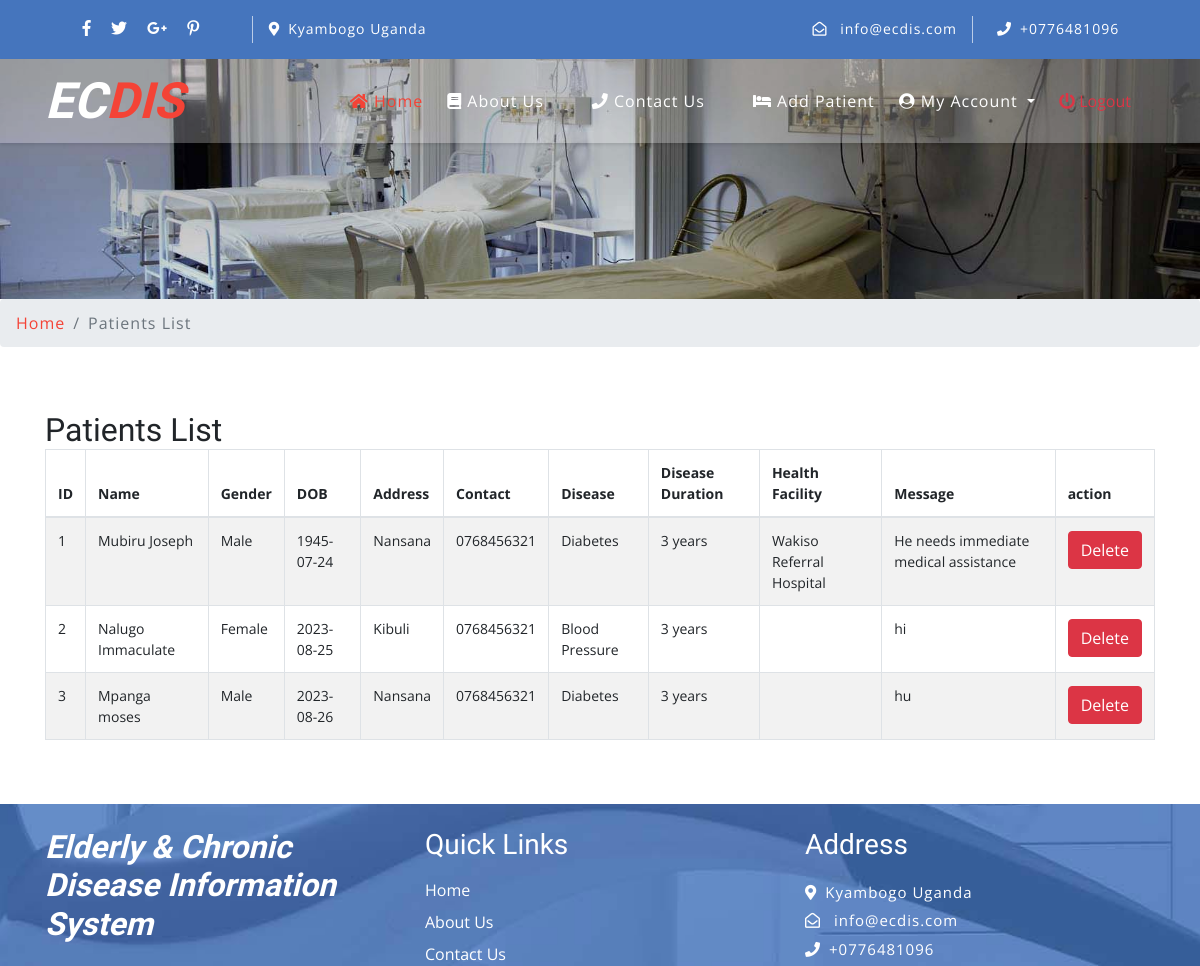
Screenshot of /patients.php (signed in) with the database file from the repository.
### tables this page shows
CREATE TABLE `tblcontactusinfo` (
  `id` int(11) NOT NULL,
  `Address` tinytext DEFAULT NULL,
  `EmailId` varchar(255) DEFAULT NULL,
  `ContactNo` char(11) DEFAULT NULL
);

CREATE TABLE `patients` (
  `id` int(11) NOT NULL,
  `patient_name` varchar(100) NOT NULL,
  `gender` varchar(10) NOT NULL,
  `date_of_birth` date NOT NULL,
  `address` varchar(100) NOT NULL,
  `contact` varchar(15) NOT NULL,
  `disease` varchar(150) NOT NULL,
  `disease_duration` varchar(20) NOT NULL,
  `health_facility` varchar(100) NOT NULL,
  `message` varchar(255) NOT NULL,
  `volunteer` int(11) NOT NULL,
  `addition_date` timestamp NOT NULL DEFAULT current_timestamp() ON UPDATE current_timestamp()
);

### patients.php (the view, shortened to what this page needs)
<?php session_start();
include('includes/config.php');
?>
<!DOCTYPE html>
<html lang="en">
<head>
	<link rel="stylesheet" href="css/bootstrap.css">
	<link rel="stylesheet" href="css/style.css" type="text/css" media="all" />
	<link rel="stylesheet" href="css/fontawesome-all.css">
</head>
<body>
	<?php include('includes/header.php');?>
	<div class="inner-banner-w3ls">
	</div>
	<div class="breadcrumb-agile">
		<div aria-label="breadcrumb">
			<ol class="breadcrumb">
				<li class="breadcrumb-item">
					<a href="index.php">Home</a>
				</li>
				<li class="breadcrumb-item active" aria-current="page">Patients List</li>
			</ol>
		</div>
	</div>
	<section class="about py-5">
		<div class="container ">
			<div class="row">
				<div class="col-md-12">
				<h2 class="page-title">Patients List</h2>
<div class="panel panel-default mb-2">
	<div class="panel-body" style="font-size: 14px;">
		<table id="zctb" class="display table table-striped table-bordered table-hover" cellspacing="0" width="100%">
			<thead>
				<tr>
					<th>ID</th>
					<th>Name</th>
					<th>Gender</th>
					<th>DOB</th>
					<th>Address</th>
					<th>Contact</th>
					<th>Disease</th>
					<th>Disease Duration</th>
					<th>Health Facility </th>
					<th>Message </th>
					<th>action </th>
				</tr>
			</thead>
			<tbody>
				<?php
				$uid = $_SESSION['bbdmsdid'];
				$sql = "SELECT * from  patients where volunteer = $uid";
				$query = $dbh -> prepare($sql);
				$query->execute();
				$results=$query->fetchAll(PDO::FETCH_OBJ);
				$cnt=1;
				if($query->rowCount() > 0)
				{
				foreach($results as $result)
				{?>
					<tr>
								<td><?php echo htmlentities($cnt);?></td>
								<td><?php echo htmlentities($result->patient_name);?></td>
								<td><?php echo htmlentities($result->gender);?></td>
								<td><?php echo htmlentities($result->date_of_birth);?></td>
								<td><?php echo htmlentities($result->address);?></td>
								<td><?php echo htmlentities($result->contact);?></td>
								<td><?php echo htmlentities($result->disease);?></td>
								<td><?php echo htmlentities($result->disease_duration);?></td>
								<td><?php echo htmlentities($result->health_facility);?></td>
								<td><?php echo htmlentities($result->message);?></td>
							<td>
								<a href="donor-list.php?del=<?php echo htmlentities($result->id);?>" onclick="return confirm('Do you really want to delete this record')" class="btn btn-danger" style="margin-top:1%;"> Delete</a>
							</td>
					</tr>
				<?php $cnt=$cnt+1; }} ?>
			</tbody>
		</table>
	</div>
				</div>
			</div>
		</div>
	</section>
	<?php include('includes/footer.php');?>
</body>
</html>

### includes/header.php (shortened to what this page needs)
<header>
    <div class="top-bar py-3">
        <div class="container">
            <div class="row">
                <div class="col-lg-7 top-social-agile">
                    <div class="row">
                        <ul class="col-lg-4 col-6 top-right-info text-center">
                            <li>
                                <a href="#">
                                    <i class="fab fa-facebook-f"></i>
                                </a>
                            </li>
                            <li class="mx-3">
                                <a href="#">
                                    <i class="fab fa-twitter"></i>
                                </a>
                            </li>
                            <li>
                                <a href="#">
                                    <i class="fab fa-google-plus-g"></i>
                                </a>
                            </li>
                            <li class="ml-3">
                                <a href="#">
                                    <i class="fab fa-pinterest-p"></i>
                                </a>
                            </li>
                        </ul><?php
                        $sql = "SELECT * from tblcontactusinfo";
                        $query = $dbh -> prepare($sql);
                        $query->execute();
                        $results=$query->fetchAll(PDO::FETCH_OBJ);
                        if($query->rowCount() > 0)
                        {
                        foreach($results as $result)
                        { ?>
                        <div class="col-6 header-top_w3layouts pl-3 text-lg-left text-center">
                            <p class="text-white">
                                <i class="fas fa-map-marker-alt mr-2"></i><?php  echo $result->Address; ?></p>
                        </div>
                    </div>
                </div>
                <div class="col-lg-5 top-social-agile text-lg-right text-center">
                    <div class="row">
                        <div class="col-lg-7 col-6 top-w3layouts">
                            <p class="text-white">
                                <i class="far fa-envelope-open mr-2"></i>
                                <a href="mailto:info@example.com" class="text-white"><?php  echo $result->EmailId; ?></a>
                            </p>
                        </div>
                        <div class="col-lg-5 col-6 header-w3layouts pl-4 text-lg-left">
                            <p class="text-white">
                                <i class="fas fa-phone mr-2"></i>+<?php  echo $result->ContactNo; ?></p>
                        </div>
                    </div><?php } } ?>
                </div>
            </div>
        </div>
    </div>
</header>
<div id="home">
    <div class="main-top py-1">
        <nav class="navbar navbar-expand-lg navbar-light fixed-navi">
            <div class="container">
                <h1>
                    <a class="navbar-brand font-weight-bold font-italic" href="index.php">
                        <span>EC</span>DIS
                    </a>
                </h1>
                <div class="collapse navbar-collapse text-center" id="navbarSupportedContent">
                    <ul class="navbar-nav ml-lg-auto">
                        <li class="nav-item active mt-lg-0 mt-3">
                            <a class="nav-link" href="index.php"><i class="fa fa-home" aria-hidden="true"></i> Home
                            </a>
                        </li>
                        <li class="nav-item mx-lg-4 my-lg-0 my-3">
                            <a class="nav-link" href="about.php"> <i class="fa fa-book" aria-hidden="true"></i> About Us</a>
                        </li>
                        <li class="nav-item mx-lg-4 my-lg-0 my-3">
                            <a class="nav-link" href="contact.php"> <i class="fa fa-phone" aria-hidden="true"></i> Contact Us</a>
                        </li>
                        <?php if (strlen($_SESSION['bbdmsdid']!=0)) {?>
                            <li class="nav-item mx-lg-4 my-lg-0 my-3">
                                <a class="nav-link" href="addpatient.php"> <i class="fa fa-bed" aria-hidden="true"></i> Add Patient</a>
                            </li>
                            <li class="nav-item dropdown">
                                <a class="nav-link dropdown-toggle" href="#" id="navbarDropdown" role="button" data-toggle="dropdown"
                                    aria-haspopup="true" aria-expanded="false">
                                    <i class="fa fa-user-circle" aria-hidden="true"></i>
                                    My Account
                                </a>
                            </li>
                            <li class="nav-item mx-lg-4 my-lg-0 my-3">
                                <a class="text-danger" href="logout.php" > <i class="fa fa-power-off" aria-hidden="true"></i> Logout</a>
                            </li>
                        <?php } ?>
                </div>
            </div>
        </nav>
    </div>
</div>

### includes/footer.php (shortened to what this page needs)
<footer>
  <div class="container w3ls-footer-grids pt-sm-4 pt-3">
    <div class="row">
      <div class="col-md-4">
        <h2 class="mb-sm-3 mb-2">
          <a href="index.php" class="text-white font-italic font-weight-bold">
            <span>Elderly & </span>Chronic Disease Information System
          </a>
        </h2>
      </div>
      <div class="col-md-4">
      <h3 class="mb-sm-3 mb-2 text-white">Quick Links</h3>
            <div class="nav-w3-l">
              <ul class="list-unstyled">
                <li>
                  <a href="index.php" class="text-white">Home</a>
                </li>
                <li class="mt-2">
                  <a href="about.php" class="text-white">About Us</a>
                </li>
                <li class="mt-2">
                  <a href="contact.php" class="text-white">Contact Us</a>
                </li>
              </ul>
            </div>
      </div>
      <div class="col-md-4">
      <h3 class="mb-sm-3 mb-2 text-white">Address</h3>
        <?php
        $sql = "SELECT * from tblcontactusinfo";
        $query = $dbh -> prepare($sql);
        $query->execute();
        $results=$query->fetchAll(PDO::FETCH_OBJ);
        if($query->rowCount() > 0)
        {
          foreach($results as $result){
            ?>
            <p class="text-white">
              <i class="fas fa-map-marker-alt mr-2"></i><?php  echo $result->Address; ?>
            </p>
            <p class="text-white">
                <i class="far fa-envelope-open mr-2"></i>
                <a href="mailto:info@example.com" class="text-white"><?php  echo $result->EmailId; ?></a>
            </p>
            <p class="text-white">
               <i class="fas fa-phone mr-2"></i>+<?php  echo $result->ContactNo; ?>
            </p>
            <?php
          }
        }
        ?>
      </div>
    </div>
  </div>
</footer>

### css/style.css (style rules this page uses)
body { padding: 0; margin: 0; background: #FFF; font-family: 'Open Sans', sans-serif; }
body a { transition: 0.5s all; -webkit-transition: 0.5s all; -moz-transition: 0.5s all; -o-transition: 0.5s all; -ms-transition: 0.5s all; text-decoration: none; }
h1, h2, h3, h4, h5, h6 { margin: 0; padding: 0; font-family: 'Roboto Condensed', sans-serif; }
p { margin: 0; padding: 0; font-family: 'Open Sans', sans-serif; font-size: 15px; letter-spacing: 1px; line-height: 1.9; color: #999; }
ul, ol { margin: 0; padding: 0; }
.top-bar { background: #4575bd; }
.top-right-info li i { color: #fff; transition: 0.5s all; -webkit-transition: 0.5s all; -moz-transition: 0.5s all; -o-transition: 0.5s all; -ms-transition: 0.5s all; }
.top-right-info li { display: inline-block; }
.header-top_w3layouts p, .header-w3layouts p, .top-w3layouts p { font-size: 14px; }
.header-top_w3layouts, .header-w3layouts { border-left: 1px solid rgba(255, 255, 255, 0.63); }
div#home { position: relative; }
.main-top { position: absolute; z-index: 999; width: 100%; background: rgba(255, 255, 255, 0.26); box-shadow: 0 2px 3px 0 rgba(0, 0, 0, 0.1); -webkit-transition: background-color .1s ease-in-out; -moz-transition: background-color .1s ease-in-out; -ms-transition: background-color .1s ease-in-out; -o-transition: background-color .1s ease-in-out; transition: background-color .1s ease-in-out; }
.navbar-light .navbar-nav .nav-link { padding: 0; color: #fff; background: transparent; font-size: 16px; letter-spacing: 1px; }
.navbar-light .navbar-nav .show>.nav-link, .navbar-light .navbar-nav .active>.nav-link, .navbar-light .navbar-nav .nav-link.show, .navbar-light .navbar-nav .nav-link.active, .navbar-light .navbar-nav .nav-link:hover, .navbar-light .navbar-nav .nav-link:focus { color: #f44336; }
nav.fixed-navi ul { list-style: none; margin: 0; padding: 0; }
nav.fixed-navi ul li { float: left; }
a.navbar-brand { color: #f44336; font-size: 50px; padding: 0; }
.navbar-light .navbar-brand, .navbar-light .navbar-brand:hover, .navbar-light .navbar-brand:focus, .w3l-footer h2 a span { color: #f44336; }
a.navbar-brand span { color: #fff; }
footer { background: url(../images/bg3.jpg) no-repeat center fixed; background-size: cover; -webkit-background-size: cover; -moz-background-size: cover; -o-background-size: cover; -moz-background-size: cover; }
.inner-banner-w3ls { background: url(../images/banner3.jpg) no-repeat center; background-size: cover; -webkit-background-size: cover; -moz-background-size: cover; -o-background-size: cover; -moz-background-size: cover; height: 20vw; }
.breadcrumb li a { color: #f44336; }
.breadcrumb li { letter-spacing: 1px; color: #000; }

### rows the page displays
tblcontactusinfo: Address "Kyambogo Uganda", EmailId "info@ecdis.com", ContactNo "0776481096"
patients: patient_name "Mubiru Joseph", gender "Male", date_of_birth "1945-07-24", address "Nansana", contact "0768456321", disease "Diabetes", disease_duration "3 years", health_facility "Wakiso Referral Hospital", message "He needs immediate medical assistance"
patients: patient_name "Nalugo Immaculate", gender "Female", date_of_birth "2023-08-25", address "Kibuli", contact "0768456321", disease "Blood Pressure", disease_duration "3 years", message "hi"
patients: patient_name "Mpanga moses", gender "Male", date_of_birth "2023-08-26", address "Nansana", contact "0768456321", disease "Diabetes", disease_duration "3 years", message "hu"
